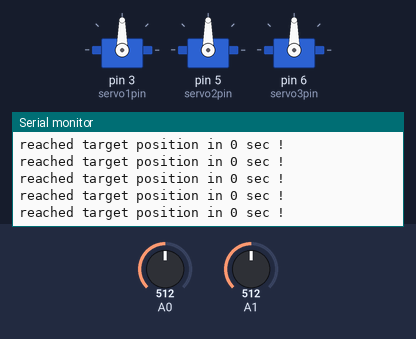
A sketch run on a simulated Arduino Uno, built with avr-gcc and run on an emulated ATmega328P. On the bench: 3 × servo, the last lines printed to the serial monitor. The test bench sets the inputs (shaded band); at power-on: A0 = 512, A1 = 512.

Above: at 7.2 s.
7.3 s: A0 set to 702
At 7.44 s:
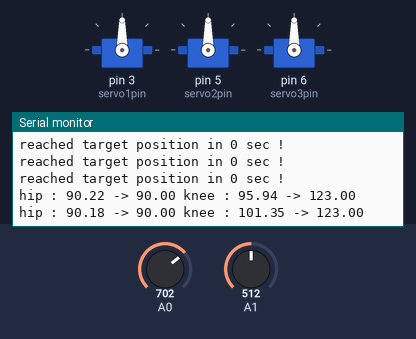
10.3 s: A1 set to 672
At 10.44 s:
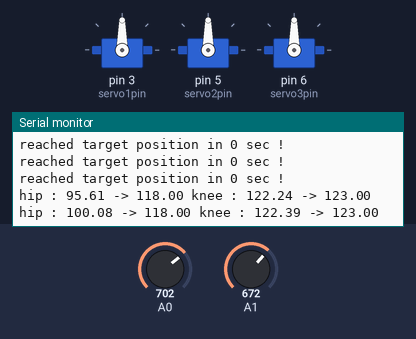
13.3 s: A1 set to 662
At 14.3 s:
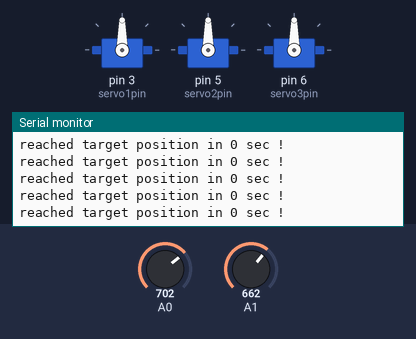
Timing chart, 0 to 15.8 s (numbered marks = the images above; inputs shaded):
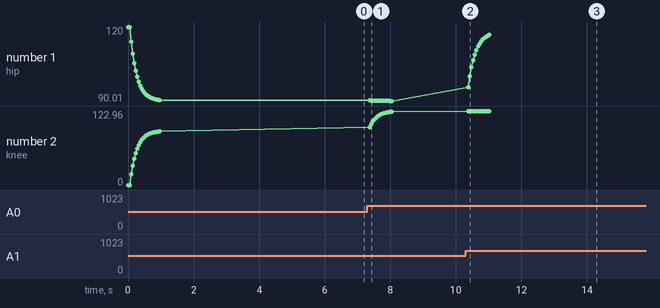

The sketch:

testing.ino
```cpp
#include<Servo.h>
#include"potard.h"
#include"leg.h"

int button1pin = 2;
int button2pin = 4;
int button3pin = 7;
int servo1pin = 3;
int servo2pin = 5;
int servo3pin = 6;

Potard pot1 (A1);
Potard pot2 (A0);

Servo hip,knee,hanche;

Leg myleg(hip,knee);

void setup(){
  Serial.begin(9600);
  pinMode(button1pin,INPUT);
  pinMode(button2pin,INPUT);
  pinMode(button3pin,INPUT);
  hip.attach(servo1pin);
  knee.attach(servo2pin);
  hanche.attach(servo3pin);
}

void loop(){
  myleg.setTarget(pot1.getAngle(),pot2.getAngle(),5);
  myleg.write();
}
```

leg.h
```cpp
#include<Servo.h>

const float angleThreshold = 0.9;

float getPhy(float x, float y);
float getTeta(float x, float phy);

class Leg {
  public:
    Leg(Servo hip,Servo Knee);
    void setTarget(int hipTarget, int kneeTarget ,int velocity);
    void setXY(float x ,float y ,int velocity);
    void write();
    bool reached();
    void reset();
  private :
    void update();
    Servo hipS;
    Servo kneeS;
    float hipAng,hipTar;
    float kneeAng,kneeTar;
    int velo;
    unsigned long int lastupdate;
    bool repo;
    unsigned long int lastReachedFlag;
};

Leg::Leg(Servo hip, Servo knee){
  hipS = hip;
  kneeS = knee;
  hipAng = 120;
  kneeAng = 0;
  hipTar = hipAng;
  kneeTar = kneeAng;
  velo = 360;
  repo = true;
  hipS.write(hipAng);
  kneeS.write(kneeAng);
  lastupdate=millis();
  lastReachedFlag = 0;
}

void Leg::setTarget(int hipTarget, int kneeTarget ,int velocity){
  hipTar = hipTarget;
  kneeTar = kneeTarget;
  velo = velocity;
  repo = false;
  lastReachedFlag = millis();
}

void Leg::setXY(float x ,float y ,int velocity){
  float phy = getPhy(x,y);
  float teta = getTeta(x,phy);
  setTarget(phy,teta,velocity);
}

void Leg::write(){
  update();
  hipS.write(hipAng);
  kneeS.write(kneeAng);
  if(not reached()){
    Serial.print("hip : ");
    Serial.print(hipAng);
    Serial.print(" -> ");
    Serial.print(hipTar);
    Serial.print(" knee : ");
    Serial.print(kneeAng);
    Serial.print(" -> ");
    Serial.println(kneeTar);
  }
  else if(not repo) {
    Serial.print("reached target position in ");
    Serial.print((millis()-lastReachedFlag)/1000);
    Serial.println(" sec !");
    repo = true;
  }
}

void Leg::update(){
  if((millis()-lastupdate)>10 && not reached()){
    float hipdiff = hipTar - hipAng;
    float kneediff = kneeTar - kneeAng;
    //if(abs(hipTar-hipAng)<1)
    hipAng += (hipdiff/velo);
    //if(abs(kneeTar-kneeAng)<1)
    kneeAng += (kneediff/velo);
    lastupdate = millis();
  }
}

bool Leg::reached(){
  bool ret;
  if(abs(hipTar-hipAng)<1 && abs(kneeTar-kneeAng)<1) ret = true ;
  else ret = false;
  return ret;
}

void Leg::reset(){
  kneeS.write(90);
  hipS.write(75);
  Serial.println("Leg has been reset !");
  delay(1000);
  lastReachedFlag = millis();
};

float getTeta(float x, float phy){
  float teta = 2*asin(-x/2*65*cos(phy));
  if(isnan(teta)) teta = 0;   // test if teta is not a number (nan error)
  if(teta<0)  teta = 0;
  if(teta>180)teta = 180;
  Serial.print("knee_angle : ");
  Serial.println(teta);
  return asin(teta);
}

float getPhy(float x, float y){
  float phy = atan(y/x);
  if(phy<0)  phy = 0;
  if(phy>180)phy = 180;
  Serial.print("hip_angle : ");
  Serial.println(phy);
  return phy;
}
```

potard.h
```cpp
class Potard{
  public:
    Potard(int pin);
    float getAngle();
  private:
    int ppin;
    int value;
    float angle;
};

Potard::Potard(int pin){
  pinMode(pin,INPUT);
  ppin = pin;
  value = analogRead(ppin);
  angle = map(value,0,1020,0,180);
}

float Potard::getAngle(){
  value = analogRead(ppin);
  angle = map(value,0,1020,0,180);
  return angle;
}
```

Measured:
- the behaviour switches between 663 and 662 on A1 (found by bisection; images 2 and 3)
- after the input at 7.3 s, the serial monitor: prints a new line after 0.08 s (image 1)
- after the input at 10.3 s, the serial monitor: prints a new line after 0.08 s (image 2)
- plotted number 1: 90.35 → 90.01 after the input at 7.3 s, 90.01 → 116.77 after the input at 10.3 s
- plotted number 2: 88.96 → 121.81 after the input at 7.3 s, 121.81 → 122.96 after the input at 10.3 s
